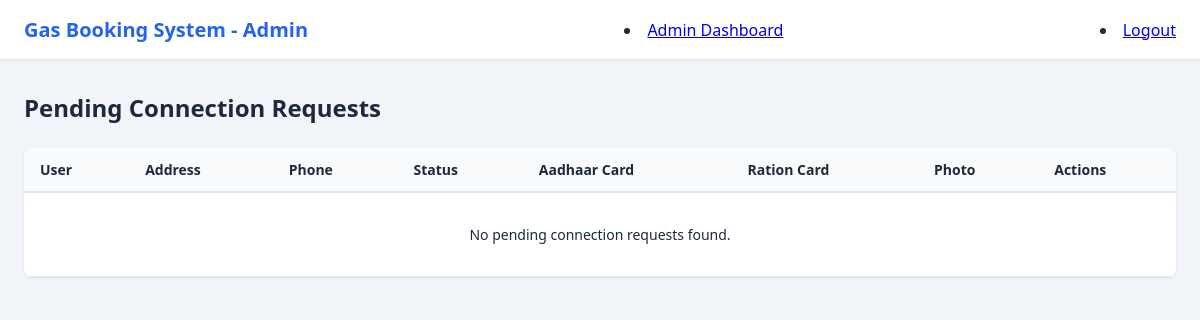
The page /admins/connection-requests/ (signed in) on the database as committed earlier.
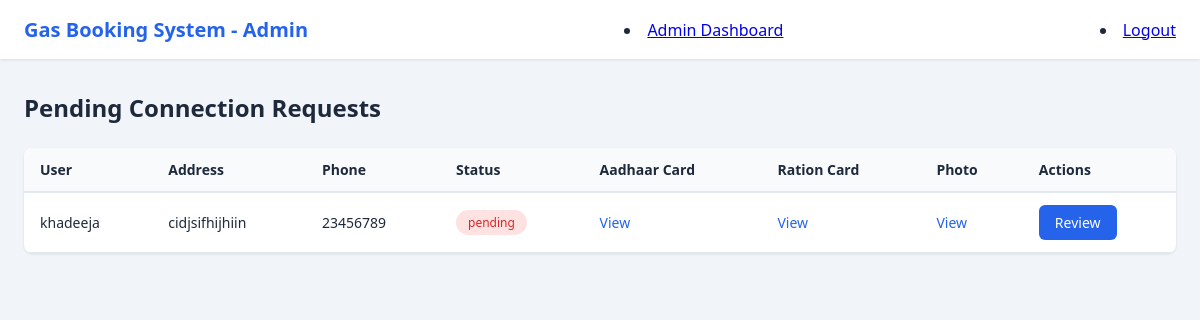
The same page on the database as committed later.
### booking/models.py (models this page shows, shortened)
class ConnectionRequest(models.Model):
    STATUS_CHOICES = [
        ('pending', 'Pending'),
        ('approved', 'Approved'),
        ('rejected', 'Rejected'),
    ]
    user = models.ForeignKey(CustomUser, on_delete=models.CASCADE)  # The user requesting the connection
    address = models.CharField(max_length=255)  # Address for connection
    phone = models.CharField(max_length=15)  # Contact number
    status = models.CharField(max_length=10, choices=STATUS_CHOICES, default='pending')  # Request status
    consumer_number = models.CharField(max_length=20, blank=True, null=True)  # Automatically generated consumer number
    rejection_reason = models.TextField(null=True, blank=True)  # Reason for rejection if rejected
    requested_at = models.DateTimeField(default=timezone.now)
    aadhaar_card = models.FileField(upload_to='documents/aadhaar/', null=True, blank=True)
    ration_card = models.FileField(upload_to='documents/ration/', null=True, blank=True)
    photo = models.ImageField(upload_to='documents/photos/', null=True, blank=True)

class CustomUser(AbstractUser):
    phone = models.IntegerField(null=True, blank=True,unique=True)

### booking/views.py (the view)
# urls.py: path('admins/connection-requests/',views.AdminRequestConnectionView.as_view(), name='admin_connection_requests'),
@method_decorator(decs,name="dispatch")
class AdminRequestConnectionView(LoginRequiredMixin, ListView):
    model = ConnectionRequest
    template_name = 'admin_connection_requests.html'
    context_object_name = 'connection_requests'
    def get_queryset(self):
        return ConnectionRequest.objects.filter(status='pending')

### booking/templates/admin_connection_requests.html (shortened to what this page needs)
<!DOCTYPE html>
<html lang="en">
<head>
</head>
<body>
    <nav class="navbar">
        <div class="nav-container">
            <a href="/" class="brand">Gas Booking System - Admin</a>
            <li><a href="{% url 'admin_dashboard' %}">Admin Dashboard</a></li>
            <li><a href="{%url 'logout'%}">Logout</a></li>
        </div>
    </nav>
    <div class="container">
        <h2>Pending Connection Requests</h2>
        <div class="card">
            <div class="table-container">
                <table>
                    <thead>
                        <tr>
                            <th>User</th>
                            <th>Address</th>
                            <th>Phone</th>
                            <th>Status</th>
                            <th>Aadhaar Card</th>
                            <th>Ration Card</th>
                            <th>Photo</th>
                            <th>Actions</th>
                        </tr>
                    </thead>
                    <tbody>
                        {% for request in connection_requests %}
                            <tr>
                                <td>{{ request.user.username }}</td>
                                <td>{{ request.address }}</td>
                                <td>{{ request.phone }}</td>
                                <td>
                                    <span class="status-badge
                                        {% if request.status == 'Pending' %}status-pending
                                        {% elif request.status == 'Approved' %}status-approved
                                        {% else %}status-denied{% endif %}">
                                        {{ request.status }}
                                    </span>
                                </td>
                                <td><a href="{{ request.aadhaar_card.url }}" target="_blank" class="view-link">View</a></td>
                                <td><a href="{{ request.ration_card.url }}" target="_blank" class="view-link">View</a></td>
                                <td><a href="{{ request.photo.url }}" target="_blank" class="view-link">View</a></td>
                                <td>
                                    <a href="{% url 'admin_approve_connection' request.pk %}" class="action-button">
                                        Review
                                    </a>
                                </td>
                            </tr>
                        {% empty %}
                            <tr>
                                <td colspan="8" style="text-align: center; padding: 2rem;">
                                    No pending connection requests found.
                                </td>
                            </tr>
                        {% endfor %}
                    </tbody>
                </table>
            </div>
        </div>
    </div>
</body>
</html>

Rows that differ between the two databases and show on the page:
added ConnectionRequest: user.username "khadeeja", address "cidjsifhijhiin", phone "23456789", status "pending"
Other text that changed with them:
text no longer shown: "No pending connection requests found."
